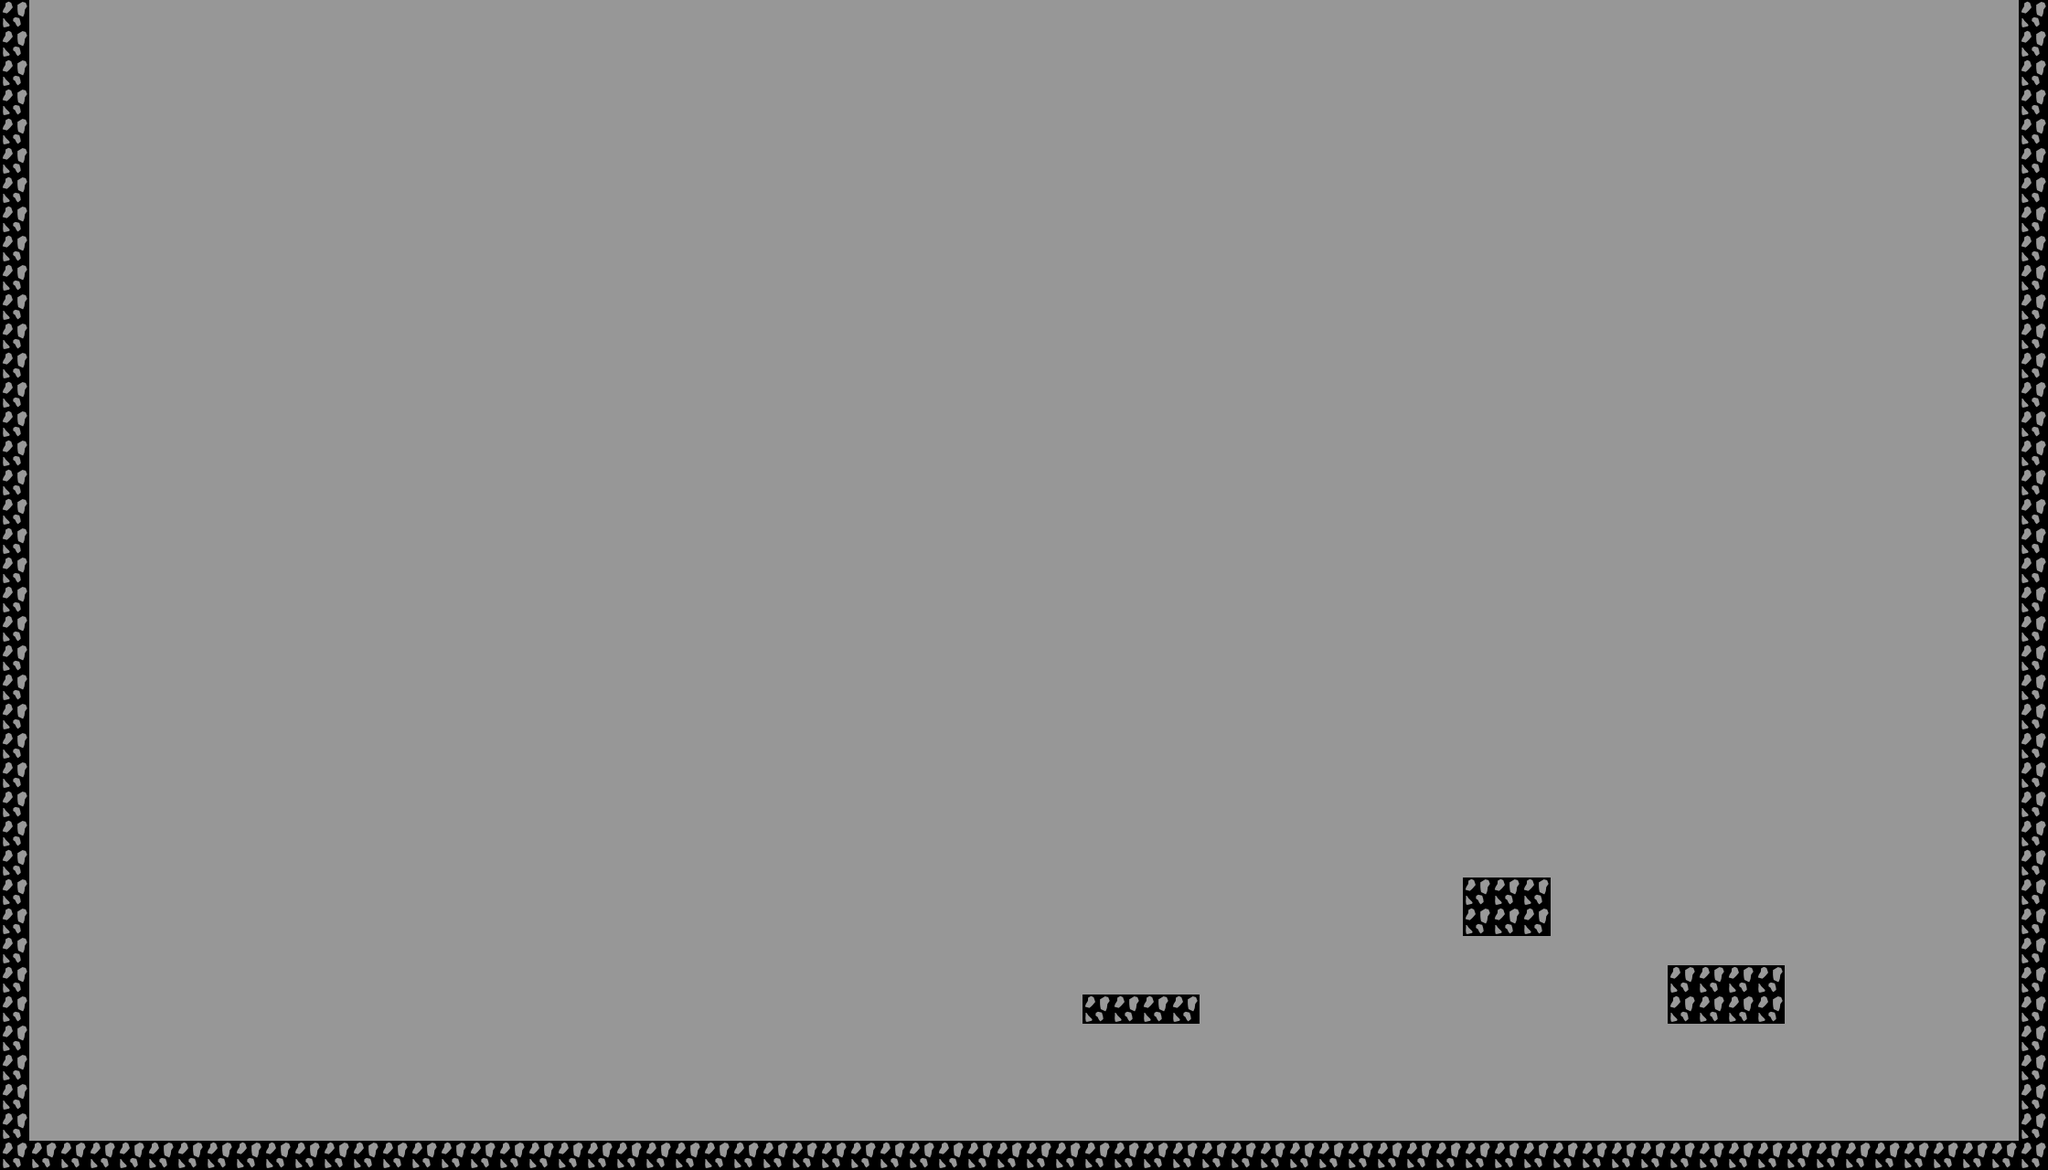

A 2D game scene composited from a Tiled map and its tileset images. What follows is a short description and the map's XML, with each tile layer's data collapsed to a summary:
An orthogonal 70x40 tile map with 32x32 px tiles, 1 tile layer (graphics), 2 tilesets and 11 objects.

<map version="1.2" tiledversion="1.2.5" orientation="orthogonal" renderorder="right-down" width="70" height="40" tilewidth="32" tileheight="32" infinite="0" nextlayerid="7" nextobjectid="21">
 <tileset firstgid="1" name="basic_tileset_32x32" tilewidth="32" tileheight="32" tilecount="36" columns="9">
  <image source="basic_tileset_32x32.png" width="288" height="128" />
 </tileset>
 <tileset firstgid="37" name="dark_tileset_32x32" tilewidth="32" tileheight="32" tilecount="6" columns="3">
  <image source="dark_tileset_32x32.png" width="96" height="64" />
 </tileset>
 <layer id="6" name="graphics" width="70" height="40">
  <data>[2800 cells, 2800 non-empty, 2 distinct tile ids]</data>
 </layer>
 <objectgroup id="2" name="walkingEnemy">
  <object id="15" x="960" y="1184" width="32" height="32">
   <ellipse />
  </object>
  <object id="16" x="352" y="1184" width="32" height="32">
   <ellipse />
  </object>
 </objectgroup>
 <objectgroup id="3" name="basicEnemy">
  <object id="10" x="448" y="1184" width="32" height="64" />
  <object id="11" x="672" y="1184" width="32" height="64" />
  <object id="12" x="864" y="1184" width="32" height="64" />
 </objectgroup>
 <objectgroup id="4" name="blocks">
  <object id="1" x="0" y="1248" width="2240" height="32" />
  <object id="3" x="0" y="10" width="32" height="1238" />
  <object id="17" x="2208" y="0" width="32" height="1248" />
  <object id="18" x="1184" y="1088" width="128" height="32" />
  <object id="19" x="1600" y="960" width="96" height="64" />
  <object id="20" x="1824" y="1056" width="128" height="64" />
 </objectgroup>
</map>
